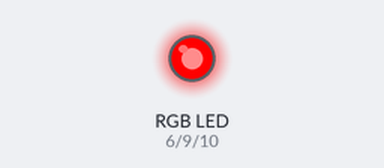
A sketch run on a simulated Arduino Uno, built with avr-gcc and run on an emulated ATmega328P. Parts: an RGB LED mixed from three pins (HIGH = lit).

Above: at 0.05 s.
At 1.45 s:
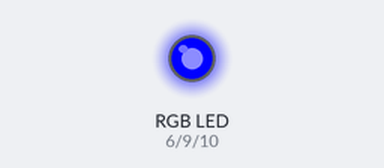
At 2.85 s:
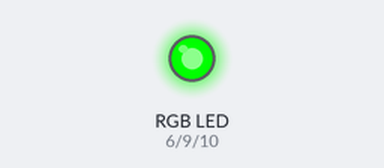
Timing chart, 0 to 3.1 s (numbered marks = the images above):
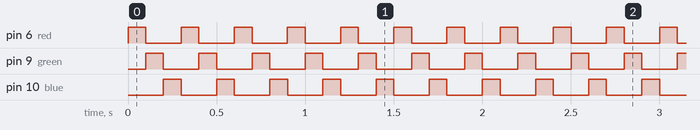

The sketch:

sketch_oct5a_RGB.ino
```cpp
int red = 6;
int green = 9;
int blue = 10;
int bright = 255;
int delayTime = 100;

void setup() {
  // put your setup code here, to run once:
  pinMode(red, OUTPUT);
  pinMode(green, OUTPUT);
  pinMode(blue, OUTPUT);
}

void rgb_color(int bright, int timeDelay){
  analogWrite(red, bright);
  analogWrite(green, 0);
  analogWrite(blue, 0);
  delay(timeDelay);

  analogWrite(red, 0);
  analogWrite(green, bright);
  analogWrite(blue, 0);
  delay(timeDelay);

  analogWrite(red, 0);
  analogWrite(green, 0);
  analogWrite(blue, bright);
  delay(timeDelay);
}

void loop() {
  // put your main code here, to run repeatedly:
  rgb_color(bright, delayTime);
}
```

Measured:
- by itself, pin 6 (red), pin 9 (green), pin 10 (blue): alternates HIGH for 0.10 s and LOW for 0.20 s
